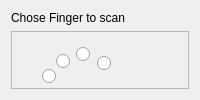
      <widget class="QWidget" name="fingerTab">
       <attribute name="title">
        <string>Finger</string>
       </attribute>
       <layout class="QVBoxLayout">
        <item>
         <layout class="QVBoxLayout">
          <item>
           <widget class="QLabel" name="fingerLabel">
            <property name="maximumSize">
             <size>
              <width>16777215</width>
              <height>20</height>
             </size>
            </property>
            <property name="text">
             <string>Chose Finger to scan</string>
            </property>
           </widget>
          </item>
          <item>
           <widget class="QFrame" name="frame">
            <property name="enabled">
             <bool>true</bool>
            </property>
            <property name="sizePolicy">
             <sizepolicy hsizetype="Expanding" vsizetype="Expanding">
              <horstretch>0</horstretch>
              <verstretch>0</verstretch>
             </sizepolicy>
            </property>
            <property name="frameShape">
             <enum>QFrame::StyledPanel</enum>
            </property>
            <property name="frameShadow">
             <enum>QFrame::Raised</enum>
            </property>
            <widget class="QLabel" name="leftHandPictureLabel">
             <property name="geometry">
              <rect>
               <x>20</x>
               <y>20</y>
               <width>131</width>
               <height>154</height>
              </rect>
             </property>
             <property name="styleSheet">
              <string notr="true">background-color:rgba(0,0,0,0);</string>
             </property>
             <property name="text">
              <string/>
             </property>
             <property name="pixmap">
              <pixmap resource="GUI-res.qrc">:/new/prefix1/res/HandL.png</pixmap>
             </property>
            </widget>
            <widget class="QLabel" name="rightHandPictureLabel">
             <property name="enabled">
              <bool>true</bool>
             </property>
             <property name="geometry">
              <rect>
               <x>175</x>
               <y>20</y>
               <width>131</width>
               <height>153</height>
              </rect>
             </property>
             <property name="styleSheet">
              <string notr="true">background-color:rgba(0,0,0,0);</string>
             </property>
             <property name="text">
              <string/>
             </property>
             <property name="pixmap">
              <pixmap resource="GUI-res.qrc">:/new/prefix1/res/HandR.png</pixmap>
             </property>
            </widget>
            <widget class="QRadioButton" name="lsButton">
             <property name="geometry">
              <rect>
               <x>31</x>
               <y>38</y>
               <width>14</width>
               <height>14</height>
              </rect>
             </property>
             <property name="styleSheet">
              <string notr="true">QRadioButton::indicator::unchecked
{image: url(:/new/prefix1/res/radiobutton_unchecked.png);}
QRadioButton::indicator::checked
{image: url(:/new/prefix1/res/radiobutton_checked.png);}
QRadioButton::indicator:unchecked:hover
{image: url(:/new/prefix1/res/radiobutton_unchecked_hover.png);}
QRadioButton::indicator:checked:hover
{image: url(:/new/prefix1/res/radiobutton_checked_hover.png);}
QRadioButton::indicator:unchecked:pressed
{image: url(:/new/prefix1/res/radiobutton_unchecked_pressed.png);}
QRadioButton::indicator:checked:pressed
{image: url(:/new/prefix1/res/radiobutton_checked_pressed.png);}
</string>
             </property>
             <property name="text">
              <string/>
             </property>
            </widget>
            <widget class="QRadioButton" name="lrButton">
             <property name="geometry">
              <rect>
               <x>45</x>
               <y>23</y>
               <width>14</width>
               <height>14</height>
              </rect>
             </property>
             <property name="styleSheet">
              <string notr="true">QRadioButton::indicator::unchecked
{image: url(:/new/prefix1/res/radiobutton_unchecked.png);}
QRadioButton::indicator::checked
{image: url(:/new/prefix1/res/radiobutton_checked.png);}
QRadioButton::indicator:unchecked:hover
{image: url(:/new/prefix1/res/radiobutton_unchecked_hover.png);}
QRadioButton::indicator:checked:hover
{image: url(:/new/prefix1/res/radiobutton_checked_hover.png);}
QRadioButton::indicator:unchecked:pressed
{image: url(:/new/prefix1/res/radiobutton_unchecked_pressed.png);}
QRadioButton::indicator:checked:pressed
{image: url(:/new/prefix1/res/radiobutton_checked_pressed.png);}
</string>
             </property>
             <property name="text">
              <string/>
             </property>
            </widget>
            <widget class="QRadioButton" name="lmButton">
             <property name="geometry">
              <rect>
               <x>65</x>
               <y>16</y>
               <width>14</width>
               <height>14</height>
              </rect>
             </property>
             <property name="styleSheet">
              <string notr="true">QRadioButton::indicator::unchecked
{image: url(:/new/prefix1/res/radiobutton_unchecked.png);}
QRadioButton::indicator::checked
{image: url(:/new/prefix1/res/radiobutton_checked.png);}
QRadioButton::indicator:unchecked:hover
{image: url(:/new/prefix1/res/radiobutton_unchecked_hover.png);}
QRadioButton::indicator:checked:hover
{image: url(:/new/prefix1/res/radiobutton_checked_hover.png);}
QRadioButton::indicator:unchecked:pressed
{image: url(:/new/prefix1/res/radiobutton_unchecked_pressed.png);}
QRadioButton::indicator:checked:pressed
{image: url(:/new/prefix1/res/radiobutton_checked_pressed.png);}
</string>
             </property>
             <property name="text">
              <string/>
             </property>
            </widget>
            <widget class="QRadioButton" name="lpButton">
             <property name="geometry">
              <rect>
               <x>86</x>
               <y>25</y>
               <width>14</width>
               <height>14</height>
              </rect>
             </property>
             <property name="styleSheet">
              <string notr="true">QRadioButton::indicator::unchecked
{image: url(:/new/prefix1/res/radiobutton_unchecked.png);}
QRadioButton::indicator::checked
{image: url(:/new/prefix1/res/radiobutton_checked.png);}
QRadioButton::indicator:unchecked:hover
{image: url(:/new/prefix1/res/radiobutton_unchecked_hover.png);}
QRadioButton::indicator:checked:hover
{image: url(:/new/prefix1/res/radiobutton_checked_hover.png);}
QRadioButton::indicator:unchecked:pressed
{image: url(:/new/prefix1/res/radiobutton_unchecked_pressed.png);}
QRadioButton::indicator:checked:pressed
{image: url(:/new/prefix1/res/radiobutton_checked_pressed.png);}
</string>
             </property>
             <property name="text">
              <string/>
             </property>
             <property name="checked">
              <bool>false</bool>
             </property>
            </widget>
            <widget class="QRadioButton" name="ltButton">
             <property name="geometry">
              <rect>
               <x>117</x>
               <y>79</y>
               <width>14</width>
               <height>14</height>
              </rect>
             </property>
             <property name="styleSheet">
              <string notr="true">QRadioButton::indicator::unchecked
{image: url(:/new/prefix1/res/radiobutton_unchecked.png);}
QRadioButton::indicator::checked
{image: url(:/new/prefix1/res/radiobutton_checked.png);}
QRadioButton::indicator:unchecked:hover
{image: url(:/new/prefix1/res/radiobutton_unchecked_hover.png);}
QRadioButton::indicator:checked:hover
{image: url(:/new/prefix1/res/radiobutton_checked_hover.png);}
QRadioButton::indicator:unchecked:pressed
{image: url(:/new/prefix1/res/radiobutton_unchecked_pressed.png);}
QRadioButton::indicator:checked:pressed
{image: url(:/new/prefix1/res/radiobutton_checked_pressed.png);}
</string>
             </property>
             <property name="text">
              <string/>
             </property>
            </widget>
            <widget class="QRadioButton" name="rtButton">
             <property name="geometry">
              <rect>
               <x>178</x>
               <y>79</y>
               <width>14</width>
               <height>14</height>
              </rect>
             </property>
             <property name="styleSheet">
              <string notr="true">QRadioButton::indicator::unchecked
{image: url(:/new/prefix1/res/radiobutton_unchecked.png);}
QRadioButton::indicator::checked
{image: url(:/new/prefix1/res/radiobutton_checked.png);}
QRadioButton::indicator:unchecked:hover
{image: url(:/new/prefix1/res/radiobutton_unchecked_hover.png);}
QRadioButton::indicator:checked:hover
{image: url(:/new/prefix1/res/radiobutton_checked_hover.png);}
QRadioButton::indicator:unchecked:pressed
{image: url(:/new/prefix1/res/radiobutton_unchecked_pressed.png);}
QRadioButton::indicator:checked:pressed
{image: url(:/new/prefix1/res/radiobutton_checked_pressed.png);}
</string>
             </property>
             <property name="text">
              <string/>
             </property>
             <property name="checked">
              <bool>false</bool>
             </property>
            </widget>
            <widget class="QRadioButton" name="rpButton">
             <property name="geometry">
              <rect>
               <x>209</x>
               <y>23</y>
               <width>14</width>
               <height>14</height>
              </rect>
             </property>
             <property name="styleSheet">
              <string notr="true">QRadioButton::indicator::unchecked
{image: url(:/new/prefix1/res/radiobutton_unchecked.png);}
QRadioButton::indicator::checked
{image: url(:/new/prefix1/res/radiobutton_checked.png);}
QRadioButton::indicator:unchecked:hover
{image: url(:/new/prefix1/res/radiobutton_unchecked_hover.png);}
QRadioButton::indicator:checked:hover
{image: url(:/new/prefix1/res/radiobutton_checked_hover.png);}
QRadioButton::indicator:unchecked:pressed
{image: url(:/new/prefix1/res/radiobutton_unchecked_pressed.png);}
QRadioButton::indicator:checked:pressed
{image: url(:/new/prefix1/res/radiobutton_checked_pressed.png);}
</string>
             </property>
             <property name="text">
              <string/>
             </property>
             <property name="checked">
              <bool>true</bool>
             </property>
            </widget>
            <widget class="QRadioButton" name="rmButton">
             <property name="geometry">
              <rect>
               <x>229</x>
               <y>15</y>
               <width>14</width>
               <height>14</height>
              </rect>
             </property>
             <property name="styleSheet">
              <string notr="true">QRadioButton::indicator::unchecked
{image: url(:/new/prefix1/res/radiobutton_unchecked.png);}
QRadioButton::indicator::checked
{image: url(:/new/prefix1/res/radiobutton_checked.png);}
QRadioButton::indicator:unchecked:hover
{image: url(:/new/prefix1/res/radiobutton_unchecked_hover.png);}
QRadioButton::indicator:checked:hover
{image: url(:/new/prefix1/res/radiobutton_checked_hover.png);}
QRadioButton::indicator:unchecked:pressed
{image: url(:/new/prefix1/res/radiobutton_unchecked_pressed.png);}
QRadioButton::indicator:checked:pressed
{image: url(:/new/prefix1/res/radiobutton_checked_pressed.png);}
</string>
             </property>
             <property name="text">
              <string/>
             </property>
             <property name="checked">
              <bool>false</bool>
             </property>
            </widget>
            <widget class="QRadioButton" name="rrButton">
             <property name="geometry">
              <rect>
               <x>249</x>
               <y>20</y>
               <width>14</width>
               <height>14</height>
              </rect>
             </property>
             <property name="styleSheet">
              <string notr="true">QRadioButton::indicator::unchecked
{image: url(:/new/prefix1/res/radiobutton_unchecked.png);}
QRadioButton::indicator::checked
{image: url(:/new/prefix1/res/radiobutton_checked.png);}
QRadioButton::indicator:unchecked:hover
{image: url(:/new/prefix1/res/radiobutton_unchecked_hover.png);}
QRadioButton::indicator:checked:hover
{image: url(:/new/prefix1/res/radiobutton_checked_hover.png);}
QRadioButton::indicator:unchecked:pressed
{image: url(:/new/prefix1/res/radiobutton_unchecked_pressed.png);}
QRadioButton::indicator:checked:pressed
{image: url(:/new/prefix1/res/radiobutton_checked_pressed.png);}
</string>
             </property>
             <property name="text">
              <string/>
             </property>
             <property name="checked">
              <bool>false</bool>
             </property>
            </widget>
            <widget class="QRadioButton" name="rsButton">
             <property name="geometry">
              <rect>
               <x>264</x>
               <y>36</y>
               <width>14</width>
               <height>14</height>
              </rect>
             </property>
             <property name="styleSheet">
              <string notr="true">QRadioButton::indicator::unchecked
{image: url(:/new/prefix1/res/radiobutton_unchecked.png);}
QRadioButton::indicator::checked
{image: url(:/new/prefix1/res/radiobutton_checked.png);}
QRadioButton::indicator:unchecked:hover
{image: url(:/new/prefix1/res/radiobutton_unchecked_hover.png);}
QRadioButton::indicator:checked:hover
{image: url(:/new/prefix1/res/radiobutton_checked_hover.png);}
QRadioButton::indicator:unchecked:pressed
{image: url(:/new/prefix1/res/radiobutton_unchecked_pressed.png);}
QRadioButton::indicator:checked:pressed
{image: url(:/new/prefix1/res/radiobutton_checked_pressed.png);}
</string>
             </property>
             <property name="text">
              <string/>
             </property>
             <property name="checked">
              <bool>false</bool>
             </property>
            </widget>
            <widget class="QLabel" name="leftHandLabel">
             <property name="geometry">
              <rect>
               <x>7</x>
               <y>174</y>
               <width>111</width>
               <height>20</height>
              </rect>
             </property>
             <property name="styleSheet">
              <string notr="true">background-color:rgba(0,0,0,0);</string>
             </property>
             <property name="text">
              <string>Left Hand</string>
             </property>
             <property name="alignment">
              <set>Qt::AlignCenter</set>
             </property>
            </widget>
            <widget class="QLabel" name="rightHandLabel">
             <property name="geometry">
              <rect>
               <x>190</x>
               <y>174</y>
               <width>101</width>
               <height>18</height>
              </rect>
             </property>
             <property name="styleSheet">
              <string notr="true">background-color:rgba(0,0,0,0);</string>
             </property>
             <property name="text">
              <string>Right Hand</string>
             </property>
             <property name="alignment">
              <set>Qt::AlignCenter</set>
             </property>
            </widget>
            <widget class="QLabel" name="currentFingerLabel">
             <property name="geometry">
              <rect>
               <x>303</x>
               <y>69</y>
               <width>141</width>
               <height>41</height>
              </rect>
             </property>
             <property name="font">
              <font>
               <pointsize>12</pointsize>
               <weight>75</weight>
               <bold>true</bold>
              </font>
             </property>
             <property name="styleSheet">
              <string notr="true">background-color:rgba(0,0,0,0);</string>
             </property>
             <property name="frameShape">
              <enum>QFrame::Panel</enum>
             </property>
             <property name="frameShadow">
              <enum>QFrame::Raised</enum>
             </property>
             <property name="text">
              <string>Right Index</string>
             </property>
             <property name="alignment">
              <set>Qt::AlignCenter</set>
             </property>
            </widget>
           </widget>
          </item>
         </layout>
        </item>
       </layout>
      </widget>
